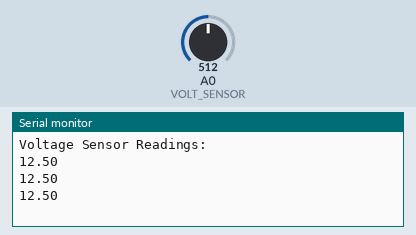
Recording of a sketch running on a simulated Arduino Uno, built with avr-gcc and run on an emulated ATmega328P. Parts: the last lines printed to the serial monitor. The test bench sets the inputs (shaded band); at power-on: A0 (VOLT_SENSOR) = 512.

Above: at 2.2 s.
2.3 s: A0 (VOLT_SENSOR) set to 716
At 2.9 s:
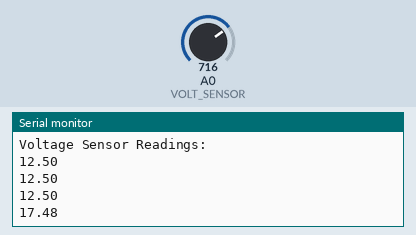
3.8 s: A0 (VOLT_SENSOR) set to 900
At 4.4 s:
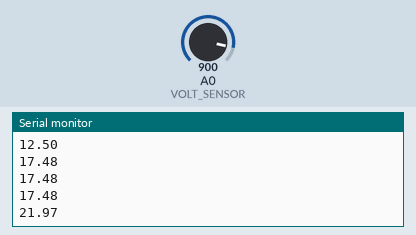
Timing chart, 0 to 6.8 s (numbered marks = the images above; inputs shaded):
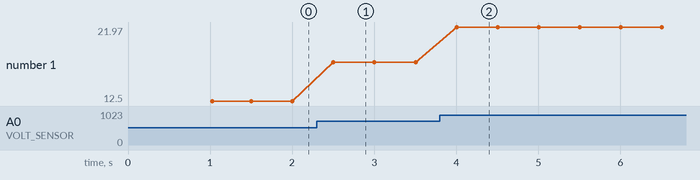

Measured:
- after the input at 2.3 s, the serial monitor: prints a new line after 0.20 s (image 1)
- after the input at 3.8 s, the serial monitor: prints a new line after 0.20 s (image 2)
- plotted number 1: 12.5 → 17.48 after the input at 2.3 s, 17.48 → 21.97 after the input at 3.8 s

The sketch:

Voltage_Sensor_Tests.ino
```cpp
#define VOLT_SENSOR 0 // A0

float vOUT = 0.0;
float vIN = 0.0;
float R1 = 30000.0;
float R2 = 7500.0;
int value = 0;


void setup() {
  Serial.begin(9600);
  delay(1000);
  Serial.println("Voltage Sensor Readings: ");
}

void loop() {
  value = analogRead(VOLT_SENSOR);
  vIN = (value * 5.0) / 204.8;
  Serial.println(vIN);
  delay(500);
}
```
